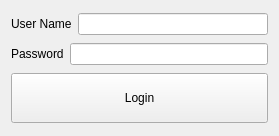
<?xml version="1.0" encoding="UTF-8"?>
<ui version="4.0">
 <class>Widget</class>
 <widget class="QWidget" name="Widget">
  <property name="geometry">
   <rect>
    <x>0</x>
    <y>0</y>
    <width>279</width>
    <height>136</height>
   </rect>
  </property>
  <property name="windowTitle">
   <string>Login - My Application</string>
  </property>
  <layout class="QVBoxLayout" name="verticalLayout">
   <item>
    <layout class="QHBoxLayout" name="horizontalLayout">
     <item>
      <widget class="QLabel" name="usernameLabel">
       <property name="text">
        <string>User Name</string>
       </property>
      </widget>
     </item>
     <item>
      <widget class="QLineEdit" name="usernameEdit"/>
     </item>
    </layout>
   </item>
   <item>
    <layout class="QHBoxLayout" name="horizontalLayout_2">
     <item>
      <widget class="QLabel" name="passwordLabel">
       <property name="text">
        <string>Password</string>
       </property>
      </widget>
     </item>
     <item>
      <widget class="QLineEdit" name="passwordEdit"/>
     </item>
    </layout>
   </item>
   <item>
    <widget class="QPushButton" name="loginButton">
     <property name="minimumSize">
      <size>
       <width>0</width>
       <height>50</height>
      </size>
     </property>
     <property name="mouseTracking">
      <bool>false</bool>
     </property>
     <property name="text">
      <string>Login</string>
     </property>
     <property name="icon">
      <iconset resource="../013 Designer Login App Smartly/resource.qrc">
       <normaloff>:/93141.png</normaloff>:/93141.png</iconset>
     </property>
     <property name="flat">
      <bool>false</bool>
     </property>
    </widget>
   </item>
  </layout>
 </widget>
 <resources>
  <include location="../013 Designer Login App Smartly/resource.qrc"/>
 </resources>
 <connections/>
</ui>
